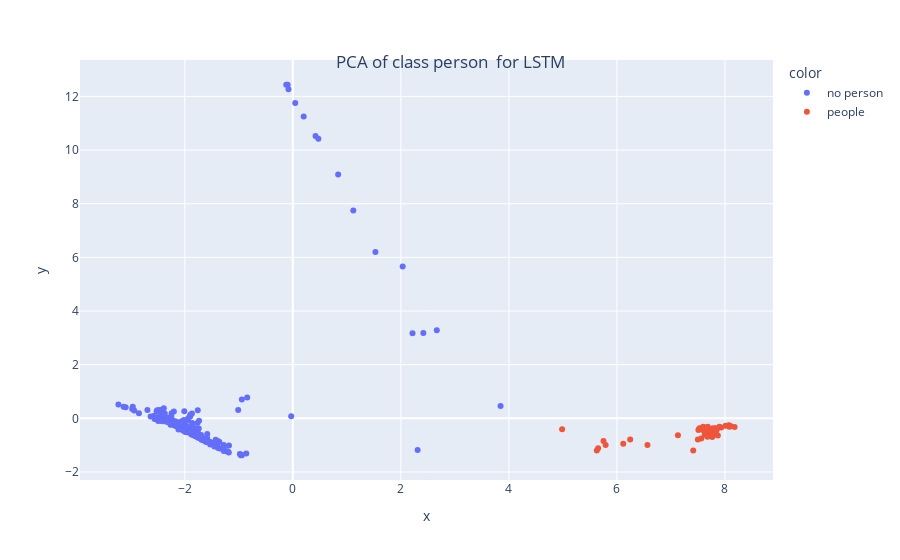
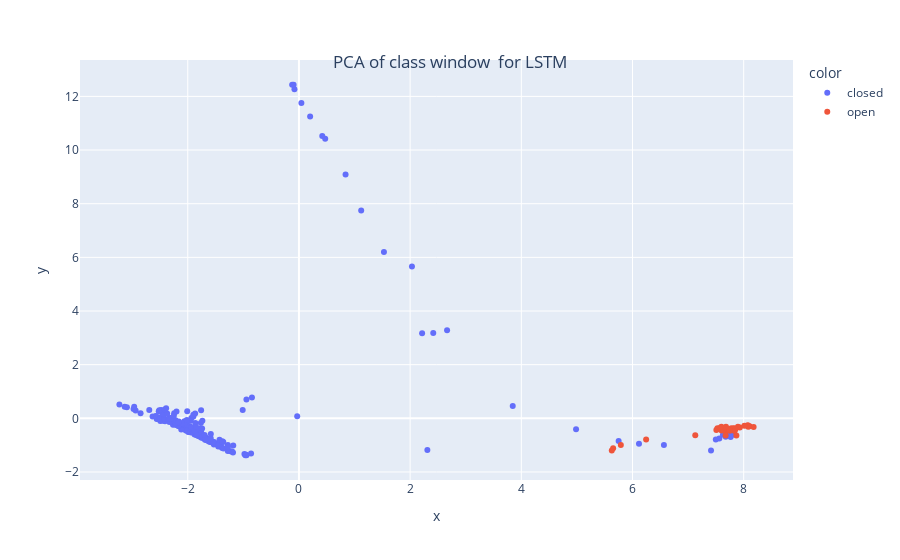

Notebook code cell kept with these figures, in order:
### Markdown cell above
visualizing embedding space [note: test data for unannotated &&& output of encoder]

### Code cell
##### testing dataloaders
tfms  = [None, MultiCategorize()] ## multi label
test_set = TSDatasets(x_test, y_test, tfms=tfms, inplace=True) # multi_label
test_dl   = TSDataLoader(test_set, bs = bs, num_workers=num_workers)#,batch_tfms=batch_tfms) ### note the normalization

### for VISUALIZATION unannotated data WITH SUPERVISED DATA FCN, LSTM, ...
# tfms  = [None, Categorize()] ## single label
# test_set = TSDatasets(x_test_unannotated, y_test_unannotated, tfms=tfms, inplace=True) 
# test_dl_unannotated = TSDataLoader(test_set, bs = bs, num_workers=num_workers)#,batch_tfms=batch_tfms) ### note the normalization

###############################
#### creating only body of the network for lstm,fcn
################################################
# k_lstm = {'c_in':x_train.shape[1],'c_out':y_train.shape[1],'hidden_size':22,'rnn_dropout':0.4}
# k_fcn={'c_in':x_train.shape[1],'c_out':y_train.shape[1],'layers':[32,8]}
# # new_model = create_model(LSTM_body, dls.vars,dls.c,dls,**k)

# # new_model = LSTM_body(**k_lstm)  ## LSTM
# # network = 'LSTM'

# new_model = MyFCN_body(**k_fcn)    ## MyFCN
# network = 'FCN'

# #### load part of the pre trained model

# # load 
# pretrained_dict = torch.load(f'models/{learn.model._get_name()}.pt')
# # pretrained_dict = torch.load(f'models/MyLSTM.pt')
# model_dict = new_model.state_dict()
# # 1. filter out unnecessary keys
# pretrained_dict = {k: v for k, v in pretrained_dict.items() if k in model_dict}
# # 2. overwrite entries in the existing state dict
# model_dict.update(pretrained_dict) 
# # 3. load the new state dict
# new_model.load_state_dict(model_dict)
#######################################################

new_model = enc ##### for encoder_classifier
network = 'AutoEncoder'

###########################################
###### get the features/predicions of the model_body
device = torch.device('cuda' if torch.cuda.is_available() else 'cpu')

new_model.to(device)
new_model.eval()
feats = []
lbls = []
with torch.no_grad():
    for inputs, labels in test_dl:
        inputs = inputs.to(device)
        labels = labels.to(device)
        outputs = new_model(inputs)
        #####################################################
        feats.append(outputs[:,-1]) #### for output of encoder
        #######################################################
        # feats.append(outputs)  ### for lstm, fcn
        #######################################################
        lbls.append(labels)

test_lbls = torch.cat(lbls).detach().cpu().numpy()
test_feats = torch.cat(feats).detach().cpu().numpy()

## for unannotated data
# feats = []
# lbls = []
# with torch.no_grad():
#     for inputs, labels in test_dl_unannotated:
#         inputs = inputs.to(device)
#         labels = labels.to(device)
#         outputs = new_model(inputs)
#         #####################################################
#         # feats.append(outputs[:,-1]) #### for output of encoder
#         #######################################################
#         feats.append(outputs)  ### for lstm, fcn
#         #######################################################
#         lbls.append(labels)

# test_lbls_unannotated = torch.cat(lbls).detach().cpu().numpy()
# test_feats_unannotated = torch.cat(feats).detach().cpu().numpy()

# ### get labels as strings
# ## for unannotated data
# unannotated_labels = ['unannotated' for i in range(test_lbls_unannotated.shape[0])]
### for annotated
person_labels = []
person_dict = {1 : 'people', 0 : 'no person'}
window_labels = []
window_dict = {1 : 'open', 0 : 'closed'}
for item in test_lbls:
    person_labels.append(person_dict[item[0]])
    window_labels.append(window_dict[item[1]])

##########
# using tensorboard projector
# writer = SummaryWriter('runs/')
# writer.add_embedding(test_feats,metadata=person_labels,tag = f'person_embeddings_{learn.model._get_name()}')
# writer.add_embedding(test_feats,metadata=window_labels,tag = f'window_embeddings_{learn.model._get_name()}')
# writer.close()
##########
### using sklearn and plotly
### for annotated
components = visualize_embeddibgs(network,test_feats,person_labels,window_labels,n_components=2,method='pca')
### for annotated+ununnotated
# components = visualize_embeddibgs(network,test_feats,person_labels,window_labels,test_feats_unannotated,unannotated_labels,combined=True,n_components=2,method='pca')

### Figure 1 — Plotly figure (JSON) as saved in the notebook; plotly's stock layout.template omitted (floating-point values rounded to 4 significant figures; data arrays with more than 128 entries replaced by an {"elided": "..."} marker saying what was removed)
{"data": [{"hovertemplate": "color=no person<br>x=%{x}<br>y=%{y}<extra></extra>", "legendgroup": "no person", "marker": {"color": "#636efa", "symbol": "circle"}, "mode": "markers", "name": "no person", "orientation": "v", "showlegend": true, "type": "scatter", "x": {"elided": "239 float values"}, "xaxis": "x", "y": {"elided": "239 float values"}, "yaxis": "y"}, {"hovertemplate": "color=people<br>x=%{x}<br>y=%{y}<extra></extra>", "legendgroup": "people", "marker": {"color": "#EF553B", "symbol": "circle"}, "mode": "markers", "name": "people", "orientation": "v", "showlegend": true, "type": "scatter", "x": [5.627, 5.651, 5.79, 6.245, 7.129, 7.508, 7.93, 8.107, 8.178, 8.082, 8.081, 8.071, 8.012, 7.897, 7.804, 7.701, 7.6, 7.615, 7.674, 7.591, 7.616, 7.614, 7.602, 7.527, 7.574, 7.642, 7.634, 7.598, 7.678, 7.733, 7.667, 7.738, 7.682, 7.776, 7.82, 7.834, 7.851, 7.836, 7.749, 7.868, 7.675, 7.627, 7.689, 7.767, 7.777, 7.771, 7.765, 7.676, 7.561, 7.498, 7.412, 6.565, 6.116, 5.751, 4.985], "xaxis": "x", "y": [-1.198, -1.118, -0.9967, -0.7844, -0.6338, -0.4331, -0.3408, -0.2939, -0.3262, -0.2762, -0.3098, -0.2576, -0.2739, -0.313, -0.4016, -0.4016, -0.3603, -0.373, -0.472, -0.3947, -0.4078, -0.4279, -0.4569, -0.3695, -0.3591, -0.4341, -0.4408, -0.3174, -0.3683, -0.4135, -0.348, -0.4042, -0.3149, -0.3651, -0.3738, -0.3767, -0.4074, -0.4683, -0.46, -0.6434, -0.6435, -0.6097, -0.647, -0.5783, -0.6366, -0.6053, -0.697, -0.6898, -0.7479, -0.7876, -1.195, -0.9948, -0.9467, -0.845, -0.4091], "yaxis": "y"}], "layout": {"legend": {"title": {"text": "color"}, "tracegroupgap": 0}, "margin": {"t": 60}, "title": {"text": "PCA of class person  for LSTM", "x": 0.5, "xanchor": "center", "y": 0.9, "yanchor": "top"}, "xaxis": {"anchor": "y", "domain": [0, 1], "title": {"text": "x"}}, "yaxis": {"anchor": "x", "domain": [0, 1], "title": {"text": "y"}}}}

### Figure 2 — Plotly figure (JSON) as saved in the notebook; plotly's stock layout.template omitted (floating-point values rounded to 4 significant figures; data arrays with more than 128 entries replaced by an {"elided": "..."} marker saying what was removed)
{"data": [{"hovertemplate": "color=closed<br>x=%{x}<br>y=%{y}<extra></extra>", "legendgroup": "closed", "marker": {"color": "#636efa", "symbol": "circle"}, "mode": "markers", "name": "closed", "orientation": "v", "showlegend": true, "type": "scatter", "x": {"elided": "253 float values"}, "xaxis": "x", "y": {"elided": "253 float values"}, "yaxis": "y"}, {"hovertemplate": "color=open<br>x=%{x}<br>y=%{y}<extra></extra>", "legendgroup": "open", "marker": {"color": "#EF553B", "symbol": "circle"}, "mode": "markers", "name": "open", "orientation": "v", "showlegend": true, "type": "scatter", "x": [5.627, 5.651, 5.79, 6.245, 7.129, 7.508, 7.93, 8.107, 8.178, 8.082, 8.081, 8.071, 8.012, 7.897, 7.804, 7.701, 7.6, 7.615, 7.674, 7.591, 7.616, 7.614, 7.602, 7.527, 7.574, 7.642, 7.634, 7.598, 7.678, 7.733, 7.667, 7.738, 7.682, 7.776, 7.82, 7.834, 7.851, 7.836, 7.749, 7.868, 7.675], "xaxis": "x", "y": [-1.198, -1.118, -0.9967, -0.7844, -0.6338, -0.4331, -0.3408, -0.2939, -0.3262, -0.2762, -0.3098, -0.2576, -0.2739, -0.313, -0.4016, -0.4016, -0.3603, -0.373, -0.472, -0.3947, -0.4078, -0.4279, -0.4569, -0.3695, -0.3591, -0.4341, -0.4408, -0.3174, -0.3683, -0.4135, -0.348, -0.4042, -0.3149, -0.3651, -0.3738, -0.3767, -0.4074, -0.4683, -0.46, -0.6434, -0.6435], "yaxis": "y"}], "layout": {"legend": {"title": {"text": "color"}, "tracegroupgap": 0}, "margin": {"t": 60}, "title": {"text": "PCA of class window  for LSTM", "x": 0.5, "xanchor": "center", "y": 0.9, "yanchor": "top"}, "xaxis": {"anchor": "y", "domain": [0, 1], "title": {"text": "x"}}, "yaxis": {"anchor": "x", "domain": [0, 1], "title": {"text": "y"}}}}
